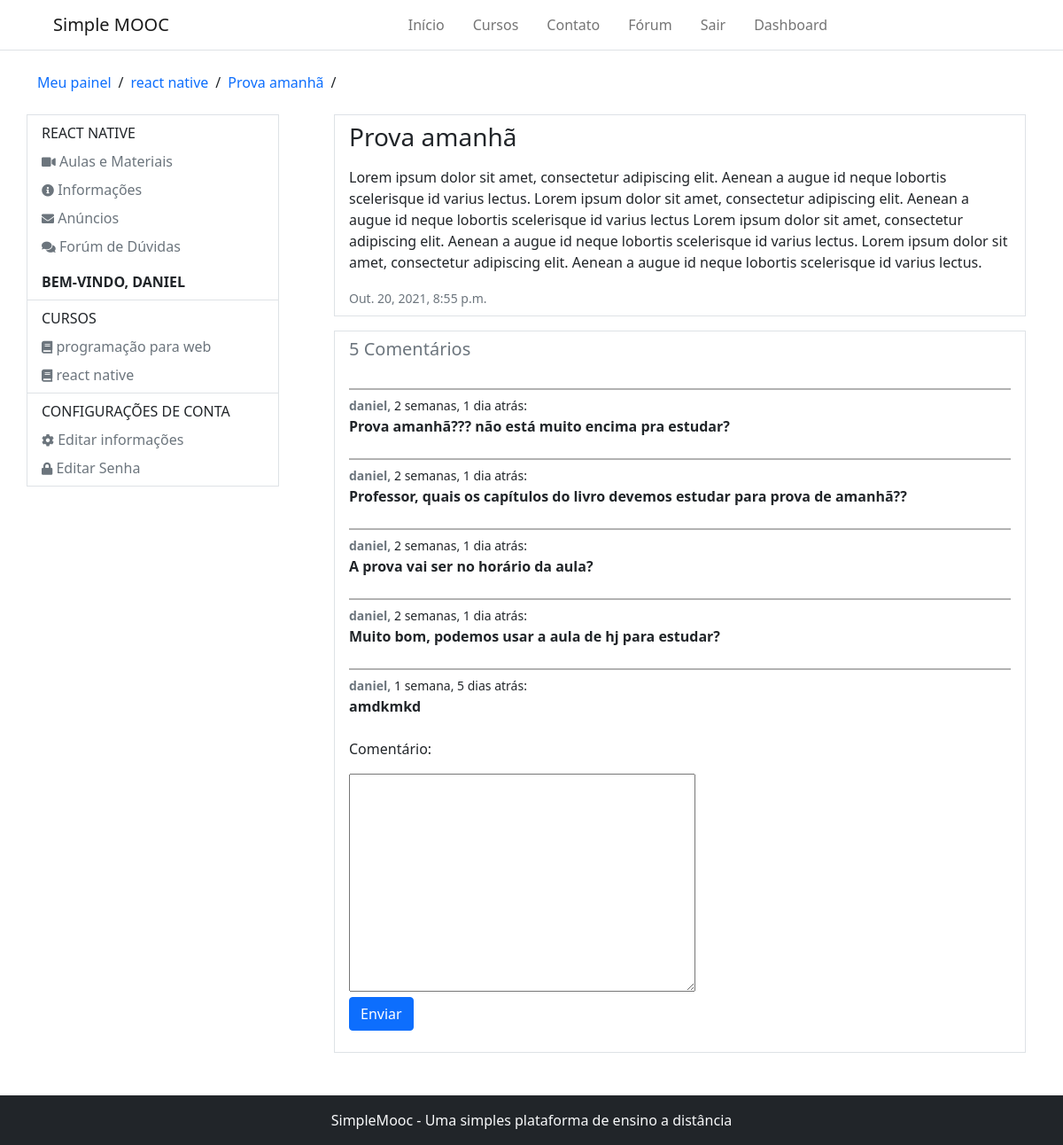
Screenshot of /accounts/react-native/anuncios/4/ (signed in) with the database file from the repository.
### Courses/models.py (models this page shows, shortened)
class Course(models.Model):
    name_course = models.CharField(max_length=50, verbose_name='Nome do curso')
    slug_course = models.SlugField(verbose_name='Atalho', blank=True)
    description_course = models.CharField(max_length=255, verbose_name='Descrição do curso')
    about_course = models.TextField(verbose_name='Sobre o curso')
    image_course = models.ImageField(upload_to='course_img/%Y/%m/%d', verbose_name='Imagem', null=True, blank=True)
    created_at = models.DateTimeField(auto_now_add= True, verbose_name='Data de criação')
    update_at = models.DateTimeField(auto_now=True, verbose_name='Data de atualização')
    objects = CourseManager()
    def __str__(self):
        return self.name_course
    def course_adverts_url(self):
        return reverse('course-adverts', args=[self.slug_course])
    class Meta:
        verbose_name = 'curso'
        verbose_name_plural = 'cursos'

class Advert(models.Model):
    course = models.ForeignKey(Course, on_delete=models.CASCADE, verbose_name='Curso', related_name='Adverts')
    title = models.CharField(max_length=100, verbose_name='Título do anúncio')
    content = models.TextField(verbose_name='Conteúdo')
    created_at = models.DateTimeField(auto_now_add=True, verbose_name='Criado em')
    update_at = models.DateTimeField(auto_now=True, verbose_name='Atualizado em')
    def __str__(self):
        return self.title
    class Meta:
        verbose_name = 'Anúncio'
        verbose_name_plural = 'Anúncios'

class subscribe(models.Model):
    STATUS_CHOICES = (
        (0, 'Análise'),
        (1, 'Aprovado'),
        (2, 'Cancelado'),
    )
    user = models.ForeignKey(settings.AUTH_USER_MODEL, on_delete=models.CASCADE, verbose_name='Usuário')
    course = models.ForeignKey(Course, on_delete=models.CASCADE, verbose_name='Curso')
    status = models.IntegerField(choices=STATUS_CHOICES, default=0, blank=True, verbose_name='Situação')
    created_at = models.DateTimeField(auto_now_add=True, verbose_name='Criado em')
    update_at = models.DateTimeField(auto_now=True, verbose_name='Atualizado em')
    def is_approved(self):
        return self.status == 1
    class Meta:
        verbose_name = 'Inscrição'
        verbose_name_plural = 'Inscrições'
        unique_together = (('user', 'course'),)

class Comment(models.Model):
    advert = models.ForeignKey(Advert, on_delete=models.CASCADE, verbose_name='Anúncio', related_name='Comments')
    user = models.ForeignKey(settings.AUTH_USER_MODEL, on_delete=models.CASCADE, verbose_name='usuário')
    comment = models.TextField(verbose_name='Comentário')
    created_at = models.DateTimeField(auto_now_add=True, verbose_name='Criado em')
    update_at = models.DateTimeField(auto_now=True, verbose_name='Atualizado em')
    class Meta:
        verbose_name = 'Comentário'
        verbose_name_plural = 'Comentários'

### Accounts/models.py (models this page shows, shortened)
class User(AbstractBaseUser, PermissionsMixin):
    username = models.CharField(max_length=50, verbose_name='Nome de usuário', unique=True,
        validators=[validators.RegexValidator(re.compile('^[\w.@+-]+$'),
        'O nome de usuário só pode conter letras números, ou os seguintes caracteres: @/./+/-/_',
        'invalid')]
    )
    email = models.EmailField(unique=True, verbose_name='E-mail')
    full_name = models.CharField(max_length=100, blank=True, verbose_name='Nome completo')
    is_active = models.BooleanField(blank=True, default=True, verbose_name='Está ativo?')
    is_staff = models.BooleanField(blank=True, default=False, verbose_name='Pertence a equipe?')
    date_joined = models.DateTimeField(auto_now_add=True, verbose_name='Data de entrada')
    objects = UserManager()
    USERNAME_FIELD = 'username'
    REQUIRED_FIELDS = ['email', 'full_name']
    def __str__(self):
        return self.username
    class Meta:
        verbose_name = 'Usuário'
        verbose_name_plural = 'Usuários'

### Accounts/decorators.py (the view)
    def wrapper(request, *args, **kwargs):
        slug = kwargs.get('slug')
        course = get_object_or_404(Course, slug_course=slug)
        try:
            subscriber = get_object_or_404(subscribe, user=request.user, course=course)
        except:
            messages.error(request, 'Desculpe, mas você não tem permissão para acessar essa página')
            return redirect('dashboard')
        if not subscriber.is_approved():
            messages.error(request, 'A sua inscrição no curso ainda está pendente')
            return redirect('dashboard')
        request.course = course
        return detail_advert(request, *args, **kwargs)

### Accounts/forms.py
class CommentForm(forms.ModelForm):
    class Meta:
        model = Comment
        fields = ('comment',)

### Accounts/views.py (called while the page is built, shortened)
@login_required
@subscription_required
def detail_advert(request, slug, id_advert):
    course = request.course
    advert = get_object_or_404(Advert, pk=id_advert)
    comment_form = CommentForm(request.POST or None)
    return render(request, 'registration/detail_advert.html', {'course': course, 'advert': advert, 'comment_form': comment_form})

### Courses/templatetags/courses_tags.py (called while the page is built)
@register.inclusion_tag('partials/_my_courses.html')
def user_courses(user):
    registrations = subscribe.objects.order_by('-id').filter(user=user)
    return {'registrations': registrations}

### Accounts/templates/registration/detail_advert.html (shortened to what this page needs)
{% extends 'registration/course_adverts.html' %}
{% block 'breadcrumbs' %}
    {{ block.super }}
    <li><a href="{{ course.course_adverts_url }}" class="text-decoration-none">{{ advert }}</a></li>
    <li>/</li>
{% endblock %}
{% block 'dashboard-main' %}
    <div class="border border-1 px-3 py-2">
        <h1 class="fs-3 mb-3">{{ advert }}</h1>
        <p>{{ advert.content|linebreaks }}</p>
        <small class="text-muted">{{ advert.created_at }}</small>
    </div>
    <div class='mt-3 d-flex flex-column gap-4 border border-1 px-3 py-2'>
        {% with comments_count=advert.Comments.count %}
            <h1 class="fs-5 text-muted">{{ comments_count }} Comentário{{ comments_count|pluralize }}</h1>
        {% endwith %}
        {% for comment in advert.Comments.all %}
            <div style="border-top: 2px solid rgba(0, 0, 0, 0.3); padding-top: 5px;">
                <small>
                    <span class='fw-bold text-muted'>{{ comment.user }}, </span> {{ comment.created_at|timesince }} atrás:
                </small>
                <p class="m-0 fw-bold">{{ comment.comment }}</p>
            </div>
        {% endfor %}
        <form method="post">
            {% for field in comment_form %}
                <p>{{ field.label_tag }}</p>
                {{ field }}
            {% endfor %}
            <p><button class="btn btn-primary">Enviar</button></p>
        </form>
    </div>
{% endblock %}

### Accounts/templates/registration/course_adverts.html (shortened to what this page needs)
{% extends 'registration/dashboard.html' %}
{% block 'breadcrumbs' %}
    {{ block.super }}
    <li><a href="{{ course.course_adverts_url }}" class="text-decoration-none">{{ course }}</a></li>
    <li>/</li>
{% endblock %}
{% block 'dashboard-aside' %}
    <ul class="nav flex-column px-3 py-2">
        <p class="mb-0 text-uppercase">{{ course }}</p>
        <li class="nav-item">
            <a class="nav-link px-0 link-secondary pb-0" href="{% url 'lessons' course.slug_course %}">
                <i class="fas fa-video" style="font-size: 14px"></i> Aulas e Materiais
            </a>
        </li>
        <li class="nav-item">
            <a class="nav-link px-0 link-secondary pb-0" href="{% url 'edit_password' %}">
                <i class="fas fa-info-circle" style="font-size: 14px"></i> Informações
            </a>
        </li>
        <li class="nav-item">
            <a class="nav-link px-0 link-secondary pb-0" href="{% url 'edit_password' %}">
                <i class="fas fa-envelope" style="font-size: 14px"></i> Anúncios
            </a>
        </li>
        <li class="nav-item">
            <a class="nav-link px-0 link-secondary pb-0" href="{% url 'edit_password' %}">
                <i class="fas fa-comments" style="font-size: 14px"></i> Forúm de Dúvidas
            </a>
        </li>
    </ul>
    {{ block.super }}
{% endblock %}

### Accounts/templates/registration/dashboard.html (shortened to what this page needs)
{% extends 'base.html' %}
{% load courses_tags %}
{% block 'content' %}
    {% include 'partials/_header.html' %}
    <div class="container">
        <ul class="d-flex align-items-center my-4 p-0 gap-2" style="list-style: none;">
            {% block 'breadcrumbs' %}
                <li><a href="{% url 'dashboard' %}" class="text-decoration-none">Meu painel</a></li>
                <li>/</li>
            {% endblock %}
        </ul>
        <div class="row mb-5">
            <div class="col-3 p-0 d-block border border-1" style="margin-right: 50px; height: max-content;">
                {% block 'dashboard-aside' %}
                    <p class="text-uppercase fw-bold px-3 py-2 m-0 border-bottom">bem-vindo, {{ user.username }}</p>
                    <ul class="nav flex-column border-bottom px-3 py-2">
                        <p class="mb-0 text-uppercase">Cursos</p>
                        {% user_courses user %}
                    </ul>
                    <ul class="nav flex-column px-3 py-2">
                        <p class="mb-0 text-uppercase">Configurações de conta</p>
                        <li class="nav-item">
                            <a class="nav-link px-0 link-secondary pb-0" href="{% url 'edit_account' %}">
                                <i class="fas fa-cog" style="font-size: 14px"></i> Editar informações
                            </a>
                        </li>
                        <li class="nav-item">
                            <a class="nav-link px-0 link-secondary pb-0" href="{% url 'edit_password' %}">
                                <i class="fas fa-lock" style="font-size: 14px"></i> Editar Senha
                            </a>
                        </li>
                    </ul>
                {% endblock %}
            </div>
            <div class="col">
                {% block 'dashboard-main' %}{% endblock %}
            </div>
        </div>
    </div>
    {% include 'partials/_footer.html' %}
{% endblock %}

### templates/base.html (shortened to what this page needs)
{% load static %}
<!DOCTYPE html>
<html lang="pt-br">
<head>
    <link rel="stylesheet" href="https://use.fontawesome.com/releases/v5.15.4/css/all.css">
    <link href="https://cdn.jsdelivr.net/npm/bootstrap@5.0.2/dist/css/bootstrap.min.css" rel="stylesheet">
</head>
<body>
    <div id="content">
        {% block 'content' %} {% endblock %}
    </div>
</body>
</html>

### templates/partials/_header.html (shortened to what this page needs)
<nav class="navbar navbar-expand-lg navbar-light bg-light border-bottom" style="background-color: white !important;">
    <div class="container-fluid">
        <a class="navbar-brand ms-5" href="#">Simple MOOC</a>
        <div class="collapse navbar-collapse" id="navbarSupportedContent">
            <ul class="navbar-nav me-auto mb-2 mb-lg-0 mx-auto" style="gap: 1rem;">
                <li class="nav-item">
                    {% if home %}
                        <a class="nav-link active" aria-current="page" href="{% url 'home' %}">Início</a>
                    {% else %}
                        <a class="nav-link" aria-current="page" href="{% url 'home' %}">Início</a>
                    {% endif %}
                </li>
                <li class="nav-item">
                    {% if courses %}
                        <a class="nav-link active" aria-current="page" href="{% url 'courses' %}">Cursos</a>
                    {% else %}
                        <a class="nav-link" aria-current="page" href="{% url 'courses' %}">Cursos</a>
                    {% endif %}
                </li>
                <li class="nav-item">
                    {% if contact %}
                        <a class="nav-link active" aria-current="page" href="{% url 'contact' %}">Contato</a>
                    {% else %}
                        <a class="nav-link" aria-current="page" href="{% url 'contact' %}">Contato</a>
                    {% endif %}
                </li>
                <li class="nav-item">
                    <a class="nav-link" aria-current="page" href="{% url 'forum' %}">Fórum</a>
                </li>
                {% if user.is_authenticated %}
                    <li class="nav-item">
                        <a class="nav-link" aria-current="page" href="{% url 'logout' %}">Sair</a>
                    </li>
                    <li class="nav-item">
                        <a class="nav-link" aria-current="page" href="{% url 'dashboard' %}">Dashboard</a>
                    </li>
                {% else %}
                    <li class="nav-item">
                        <a class="nav-link" aria-current="page" href="{% url 'login' %}">Entrar</a>
                    </li>
                {% endif %}
            </ul>
        </div>
    </div>
</nav>

### templates/partials/_my_courses.html
{% for subscribe in registrations %}
    <li class="nav-item">
        <a class="nav-link px-0 link-secondary pb-0" aria-current="page" href="{{ subscribe.course.course_user_url }}">
            <i class="fas fa-book" style="font-size: 14px"></i> {{ subscribe.course }}
        </a>
    </li>
{% empty %}
    <p class="text-muted">Você não está escrito em nenhum curso</p>
{% endfor %}

### templates/partials/_footer.html
<footer class="text-center bg-dark py-3 mt-5">
    <small class="text-light fs-6">SimpleMooc - Uma simples plataforma de ensino a distância</small>
</footer>

### rows the page displays
Course: name_course "react native", name_course "REACT NATIVE"
Advert: title "Prova amanhã", content "Lorem ipsum dolor sit amet, consectetur adipiscing elit. Aenean a augue id neque lobortis scelerisque id varius lectus. Lorem ipsum dolor sit amet, consectetur adipiscing elit. Aenean a augue id neque lobortis scelerisque id varius lectus Lorem ipsum dolor sit amet, consectetur adipiscing elit. Aenean a augue id neque lobortis scelerisque id varius lectus. Lorem ipsum dolor sit amet, consectetur adipiscing elit. Aenean a augue id neque lobortis scelerisque id varius lectus.", created_at "Out. 20, 2021, 8:55 p.m."
User: username "DANIEL"
subscribe: course "programação para web"
subscribe: course "react native"
Comment: user "daniel", created_at "2 semanas, 1 dia", comment "Prova amanhã??? não está muito encima pra estudar?"
Comment: user "daniel", created_at "2 semanas, 1 dia", comment "Professor, quais os capítulos do livro devemos estudar para prova de amanhã??"
Comment: user "daniel", created_at "2 semanas, 1 dia", comment "A prova vai ser no horário da aula?"
Comment: user "daniel", created_at "2 semanas, 1 dia", comment "Muito bom, podemos usar a aula de hj para estudar?"
Comment: user "daniel", created_at "1 semana, 5 dias", comment "amdkmkd"

### other values shown
{{ comments_count }} "5"
{{ field.label_tag }} "Comentário:"
